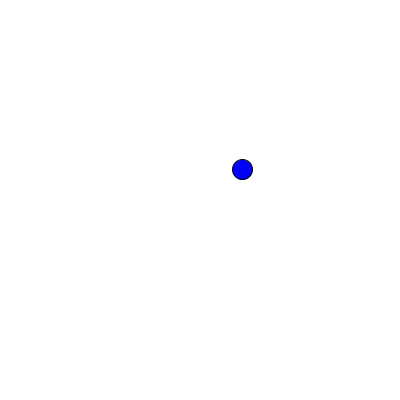
Frame 1 (no input)
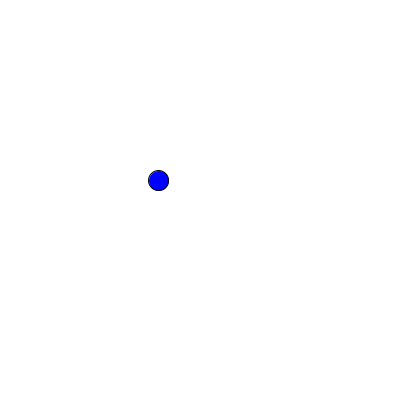
Frame 60 (the mouse pressed at the canvas centre just before this capture)
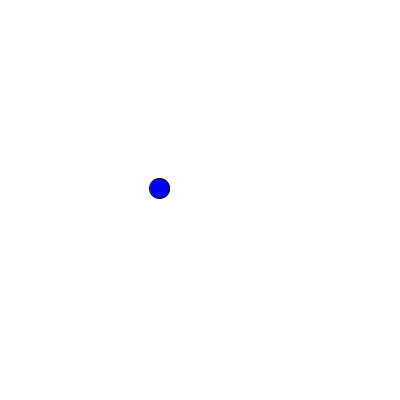
Frame 120 (the mouse held since frame 60 and released just before this capture)

The Processing sketch that drew these frames (run headless with seeded random() and noise(); from frame 60 on, the mouse is pressed at the canvas centre):

// Processing sketch: Perlin_noise_3
// ── Perlin_noise_3.pde
//Noise 'time' variables

float xtime = 0.0;
float ytime = 100.0;

float increment = 0.01;

void setup(){
  size(400,400);
}

void draw(){
  background(255);
  
  float x = noise(xtime)*width;
  float y = noise(ytime)*height;
  xtime += increment;
  ytime += increment;
  
  //draw the ellipse with location determined by Perlin noise 
  fill(0,0,255);
  ellipse(x, y, 20,20);
  
}
